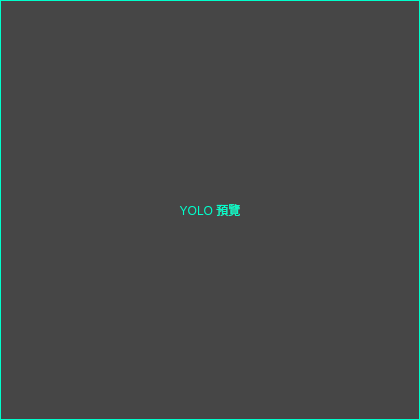
<?xml version='1.0' encoding='UTF-8'?>
<ui version="4.0">
 <class>PreviewWindow</class>
 <widget class="QWidget" name="PreviewWindow">
  <property name="geometry">
   <rect>
    <x>0</x>
    <y>0</y>
    <width>420</width>
    <height>420</height>
   </rect>
  </property>
  <property name="windowTitle">
   <string>YOLO Preview</string>
  </property>
  <layout class="QVBoxLayout" name="verticalLayout">
   <property name="leftMargin">
    <number>0</number>
   </property>
   <property name="topMargin">
    <number>0</number>
   </property>
   <property name="rightMargin">
    <number>0</number>
   </property>
   <property name="bottomMargin">
    <number>0</number>
   </property>
   <item>
    <widget class="QLabel" name="video_label">
     <property name="styleSheet">
      <string notr="true">QLabel {
    background-color: rgba(0, 0, 0, 180);
    border: 1px solid #00ffcc;
    color: #00ffcc;
}</string>
     </property>
     <property name="text">
      <string>YOLO 預覽</string>
     </property>
     <property name="alignment">
      <set>Qt::AlignCenter</set>
     </property>
    </widget>
   </item>
  </layout>
 </widget>
 <resources/>
 <connections/>
</ui>
